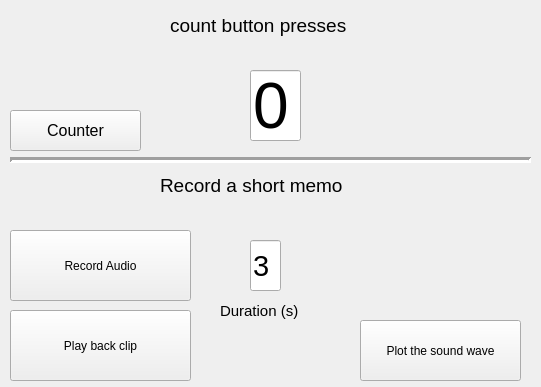
<?xml version="1.0" encoding="UTF-8"?>
<ui version="4.0">
 <class>MainWindow</class>
 <widget class="QMainWindow" name="MainWindow">
  <property name="geometry">
   <rect>
    <x>0</x>
    <y>0</y>
    <width>541</width>
    <height>387</height>
   </rect>
  </property>
  <property name="contextMenuPolicy">
   <enum>Qt::DefaultContextMenu</enum>
  </property>
  <property name="windowTitle">
   <string>MainWindow</string>
  </property>
  <property name="autoFillBackground">
   <bool>false</bool>
  </property>
  <property name="documentMode">
   <bool>false</bool>
  </property>
  <widget class="QWidget" name="centralwidget">
   <widget class="QPushButton" name="Adder">
    <property name="geometry">
     <rect>
      <x>10</x>
      <y>110</y>
      <width>131</width>
      <height>41</height>
     </rect>
    </property>
    <property name="font">
     <font>
      <family>Arial</family>
      <pointsize>12</pointsize>
     </font>
    </property>
    <property name="text">
     <string>Counter</string>
    </property>
   </widget>
   <widget class="QLineEdit" name="input">
    <property name="geometry">
     <rect>
      <x>250</x>
      <y>70</y>
      <width>51</width>
      <height>71</height>
     </rect>
    </property>
    <property name="font">
     <font>
      <family>Arial</family>
      <pointsize>48</pointsize>
     </font>
    </property>
    <property name="autoFillBackground">
     <bool>false</bool>
    </property>
    <property name="text">
     <string>0</string>
    </property>
   </widget>
   <widget class="QPushButton" name="Record">
    <property name="geometry">
     <rect>
      <x>10</x>
      <y>230</y>
      <width>181</width>
      <height>71</height>
     </rect>
    </property>
    <property name="text">
     <string>Record Audio</string>
    </property>
    <property name="checkable">
     <bool>true</bool>
    </property>
   </widget>
   <widget class="QPushButton" name="PlayBack">
    <property name="geometry">
     <rect>
      <x>10</x>
      <y>310</y>
      <width>181</width>
      <height>71</height>
     </rect>
    </property>
    <property name="text">
     <string>Play back clip</string>
    </property>
    <property name="checkable">
     <bool>true</bool>
    </property>
   </widget>
   <widget class="QLabel" name="label">
    <property name="geometry">
     <rect>
      <x>220</x>
      <y>290</y>
      <width>101</width>
      <height>41</height>
     </rect>
    </property>
    <property name="font">
     <font>
      <pointsize>11</pointsize>
     </font>
    </property>
    <property name="text">
     <string>Duration (s)</string>
    </property>
   </widget>
   <widget class="QLineEdit" name="duration">
    <property name="geometry">
     <rect>
      <x>250</x>
      <y>240</y>
      <width>31</width>
      <height>51</height>
     </rect>
    </property>
    <property name="font">
     <font>
      <family>Arial</family>
      <pointsize>22</pointsize>
     </font>
    </property>
    <property name="text">
     <string>3</string>
    </property>
    <property name="placeholderText">
     <string>0</string>
    </property>
   </widget>
   <widget class="QLabel" name="label_2">
    <property name="geometry">
     <rect>
      <x>160</x>
      <y>170</y>
      <width>251</width>
      <height>31</height>
     </rect>
    </property>
    <property name="font">
     <font>
      <pointsize>14</pointsize>
     </font>
    </property>
    <property name="text">
     <string>Record a short memo</string>
    </property>
   </widget>
   <widget class="QPushButton" name="Plot_wave">
    <property name="geometry">
     <rect>
      <x>360</x>
      <y>320</y>
      <width>161</width>
      <height>61</height>
     </rect>
    </property>
    <property name="text">
     <string>Plot the sound wave</string>
    </property>
   </widget>
   <widget class="QLabel" name="label_3">
    <property name="geometry">
     <rect>
      <x>170</x>
      <y>10</y>
      <width>251</width>
      <height>31</height>
     </rect>
    </property>
    <property name="font">
     <font>
      <pointsize>14</pointsize>
     </font>
    </property>
    <property name="text">
     <string>count button presses</string>
    </property>
   </widget>
   <widget class="Line" name="line">
    <property name="geometry">
     <rect>
      <x>10</x>
      <y>150</y>
      <width>521</width>
      <height>20</height>
     </rect>
    </property>
    <property name="font">
     <font>
      <pointsize>11</pointsize>
      <weight>75</weight>
      <bold>true</bold>
     </font>
    </property>
    <property name="frameShadow">
     <enum>QFrame::Sunken</enum>
    </property>
    <property name="lineWidth">
     <number>3</number>
    </property>
    <property name="orientation">
     <enum>Qt::Horizontal</enum>
    </property>
   </widget>
   <widget class="QLabel" name="label_4">
    <property name="geometry">
     <rect>
      <x>10</x>
      <y>10</y>
      <width>91</width>
      <height>81</height>
     </rect>
    </property>
    <property name="text">
     <string/>
    </property>
    <property name="pixmap">
     <pixmap>thecount.jpg</pixmap>
    </property>
    <property name="scaledContents">
     <bool>true</bool>
    </property>
   </widget>
   <widget class="QLabel" name="label_5">
    <property name="geometry">
     <rect>
      <x>10</x>
      <y>170</y>
      <width>61</width>
      <height>51</height>
     </rect>
    </property>
    <property name="text">
     <string/>
    </property>
    <property name="pixmap">
     <pixmap>microphone.jpg</pixmap>
    </property>
    <property name="scaledContents">
     <bool>true</bool>
    </property>
   </widget>
  </widget>
 </widget>
 <resources/>
 <connections/>
</ui>
